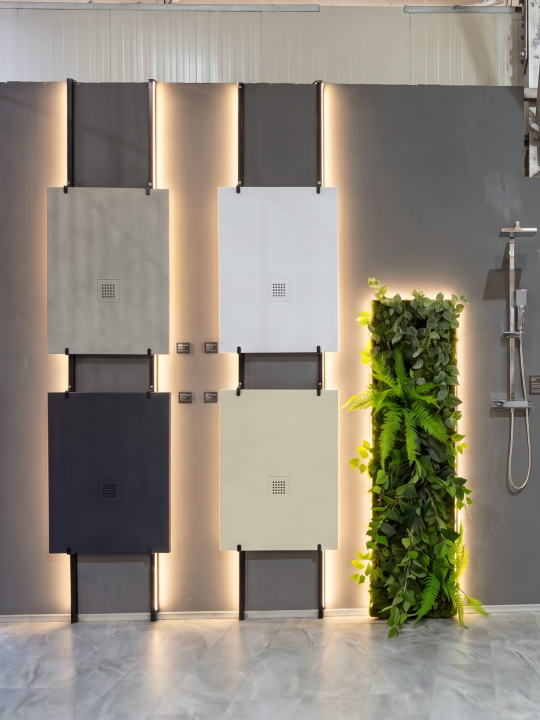
#> input picture stand-instagram/alternative_v5/panorama_parete_piatti_a.jpg, 1080 x 1440 px, given in place of 01.png, which was not available (shown at 1/2 size)
$ python build_v5.py
#> lines starting #> are read from the running program, lines starting #| are printed output that depends on the picture; after the words box and inside, x2 and y2 are one past the last pixel; in counts of white or black regions, pixels touching at a corner belong together; pictures that were not available may be replaced by others from this repository, and a replacement may not be noted
### stand-instagram/finish_ai.py
# Carousel v4: AI re-render (Higgsfield, reference-style) + light finishing
# (neutral white balance, saturation cap) and split panoramas.
import cv2, numpy as np, os, shutil
from PIL import Image
from grade import white_balance, lab
def finish(src, cmax=24):
    s=cv2.imread(src).astype(np.float32)/255
    s=white_balance(s); L=lab(s); C=np.hypot(L[...,1],L[...,2]); p90=np.percentile(C,90)
    if p90>cmax: k=cmax/p90; L[...,1]*=k; L[...,2]*=k
    return (np.clip(cv2.cvtColor(L,cv2.COLOR_LAB2BGR),0,1)*255+.5).astype(np.uint8)
def fit(img,w,h):
    H,W=img.shape[:2]; r=w/h
    if W/H>r: nw=int(H*r); img=img[:,(W-nw)//2:(W-nw)//2+nw]
    else: nh=int(W/r); img=img[(H-nh)//2:(H-nh)//2+nh]
    return cv2.resize(img,(w,h),interpolation=cv2.INTER_AREA)
# [16 lines that do not run on import are left out]

### stand-instagram/grade.py
# Grade v3: natural editorial look calibrated on reference stand photos.
# Neutral WB, local tone mapping (balanced highlights/shadows), tone curve
# matched to reference luminance percentiles, natural colour.
import cv2, numpy as np
from scipy.interpolate import PchipInterpolator
TA,TB=0.5,2.0                 # neutral target: true neutral, a hair warm
# target L percentiles (1,5,25,50,75,95,99.5) from the reference photos
TGT=np.array([2.5,6,24,44,62,85,96])
PCT=[1,5,25,50,75,95,99.5]
def s2l(x): return np.where(x<=0.04045,x/12.92,((x+0.055)/1.055)**2.4)
def l2s(x): x=np.clip(x,0,1); return np.where(x<=0.0031308,x*12.92,1.055*x**(1/2.4)-0.055)
def lab(bgr): return cv2.cvtColor(bgr.astype(np.float32),cv2.COLOR_BGR2LAB)
def neutral_mask(L):
    C=np.hypot(L[...,1],L[...,2]); return (C<14)&(L[...,0]>20)&(L[...,0]<90)
def white_balance(s):
    for _ in range(3):
        L=lab(s); m=neutral_mask(L)
        da=TA-np.median(L[...,1][m]); db=TB-np.median(L[...,2][m])
        ref=np.float32([[[0.5,0.5,0.5]]]); rl=lab(ref); rl[...,1]+=da*0.9; rl[...,2]+=db*0.9
        g=s2l(cv2.cvtColor(rl,cv2.COLOR_LAB2BGR))/s2l(ref); g=g/g.mean()
        s=l2s(s2l(s)*g.reshape(1,1,3))
    return s
# [29 lines left out: functions local_tonemap, tone_curve, grade, not called in this run]

### stand-instagram/build_v5.py
# Carousel v5: professional relighting (logo lit, floodlights removed), bokeh details,
# straightened panoramas; light finishing = neutral WB + saturation cap.
import cv2, os, shutil
from finish_ai import finish, fit
A='work/ai3/'
SEQ=[('01','hero_0589'),('pstand','panorama_stand'),('02','dettaglio_rubinetto_0607'),('03','piatti_doccia_0602'),('04b','dettaglio_felci_0603'),('05','parete_docce_0603'),('pgriglia','panorama_griglia'),('07','lavabo_0564'),('08','visitatori_0600'),('09','ritratto_0617')]
ALT=[('ppiatti','panorama_parete_piatti'),('pvisit','panorama_stand_visitatori')]
out,hd,alt='carosello_v5','carosello_v5_HD','alternative_v5'
for d in (out,hd,alt): shutil.rmtree(d,ignore_errors=True); os.makedirs(d)
Q=[cv2.IMWRITE_JPEG_QUALITY,95]; n=1
for key,name in SEQ:
    g=finish(A+key+'.png')
#> the loop in white_balance, `for _ in range(3):` made 3 passes
#> (da, db) on passes 1 to 3: (-0.203, -0.609), (0.0312, -0.109), (0.0781, -0.0625)
#> pass 1, in neutral_mask, `C = np.hypot(L[..., 1], L[..., 2])`:
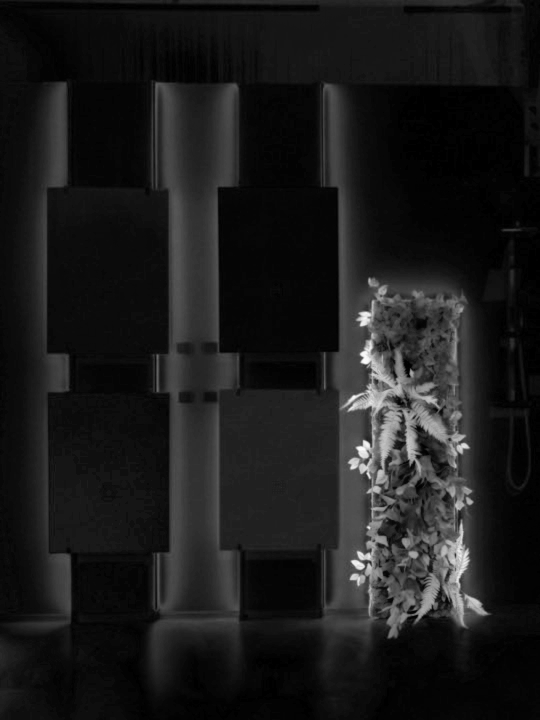
#> C: shape (1440, 1080) float32 (shown at 1/2 size); min 0, max 90.3, mean 9.7; drawn with min black and max white
#> pass 1, in white_balance, `m = neutral_mask(L)`:
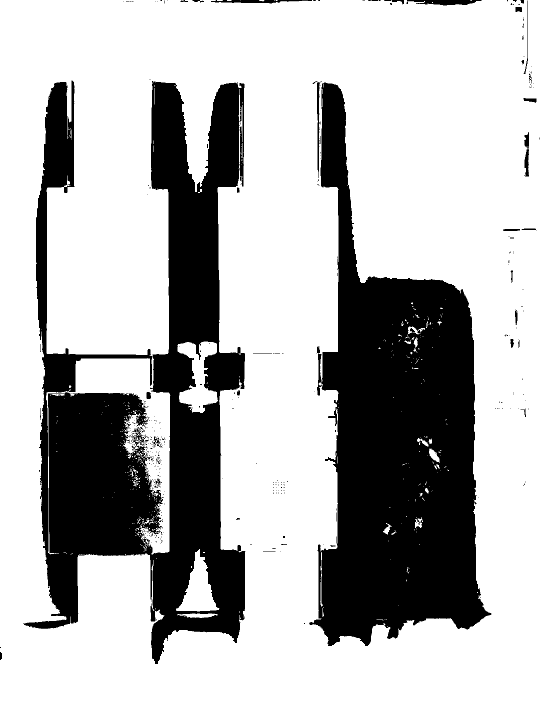
#> m: shape (1440, 1080) bool (shown at 1/2 size); 71.4% white; 387 black regions (347 under 20 px), largest, box (x1, y1, x2, y2) and area: (46, 160, 491, 1328) 224631, (618, 165, 983, 1292) 214068, (812, 0, 963, 11) 1088
#> pass 1, in l2s, `x = np.clip(x, 0, 1)`:
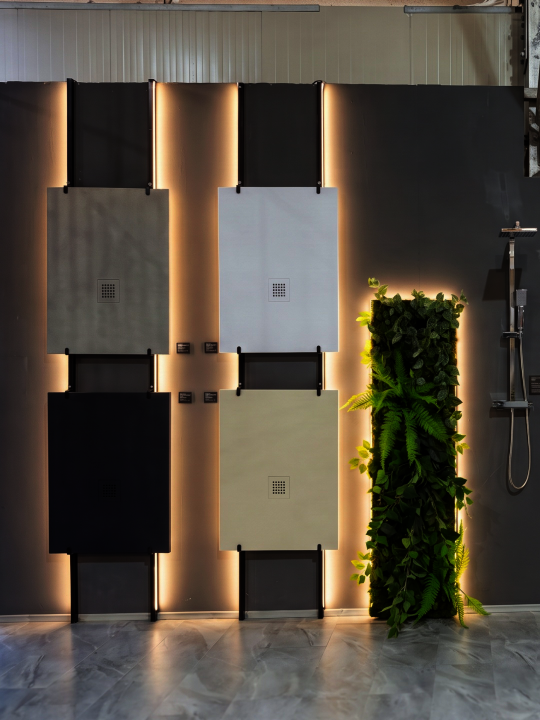
#> x: shape (1440, 1080, 3) float32 (shown at 1/2 size); mean of channels 0, 1, 2 0.248, 0.295, 0.331; drawn as B, G, R
#> after the loop in white_balance, `for _ in range(3):`: L: shape (1440, 1080, 3) float32; mean of channels 0, 1, 2 56.2, 0.6, 7.1
#> after the loop in white_balance, `for _ in range(3):`: s: shape (1440, 1080, 3) float32; mean of channels 0, 1, 2 0.487, 0.534, 0.559
#> in lab (call 7), `def lab(bgr): return cv2.cvtColor(bgr.astype(np.float32),cv2.COLOR_BGR..`: returned value: shape (1440, 1080, 3) float32; mean of channels 0, 1, 2 56.2, 0.6, 7
#> in finish, `p90 = np.percentile(C, 90)`: p90 = 23
    if key.startswith('p'):
        full=fit(g,2160,1440); cv2.imwrite(f'{hd}/{name}_intera.jpg',fit(g,2400,1600),Q)
        for part,sl in (('a',full[:,:1080]),('b',full[:,1080:])): cv2.imwrite(f'{out}/{n:02d}_{name}_{part}.jpg',sl,Q); n+=1
    else:
        cv2.imwrite(f'{out}/{n:02d}_{name}.jpg',fit(g,1080,1440),Q); cv2.imwrite(f'{hd}/{n:02d}_{name}.jpg',fit(g,1800,2400),Q); n+=1
#> pass 2 of the loop `for key,name in SEQ:`:
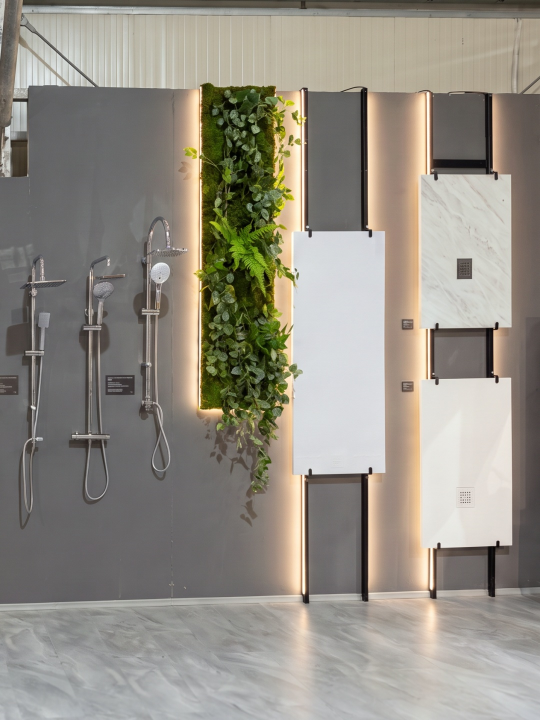
#> input picture stand-instagram/alternative_v5/panorama_parete_piatti_b.jpg, 1080 x 1440 px, given in place of pstand.png, which was not available (shown at 1/2 size)
#> the loop in white_balance (call 2), `for _ in range(3):` made 3 passes
#> (da, db) on passes 1 to 3: (0.453, -0.234), (0.0156, -0.0469), (0, -0.0156)
#> pass 1, in white_balance (call 2), `m = neutral_mask(L)`:
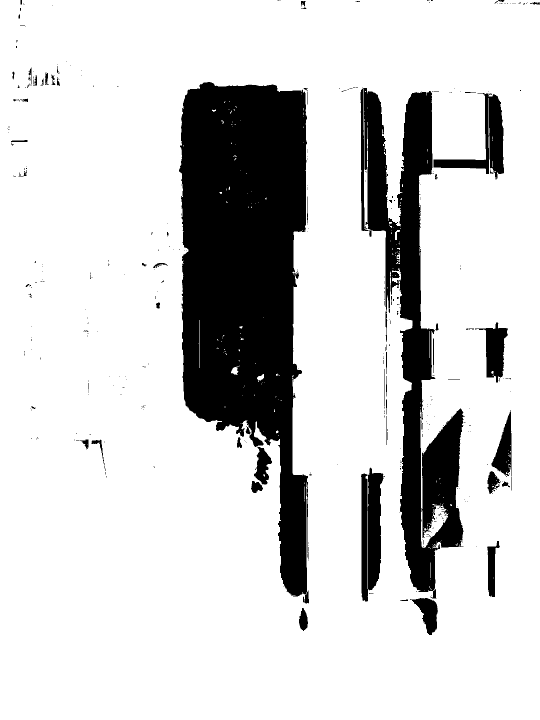
#> m: shape (1440, 1080) bool (shown at 1/2 size); 82% white; 396 black regions (338 under 20 px), largest, box (x1, y1, x2, y2) and area: (358, 164, 618, 1207) 172687, (721, 176, 930, 1197) 74970, (722, 935, 767, 1203) 8788
#> p90 = 20.07
#> the loop `for part,sl in (('a',full[:,:1080]),('b',full[:,1080:])): cv2.imwrite(..` made 2 passes
#> (part, n) on passes 1 to 2: ('a', 3), ('b', 4)
#> pass 2, `cv2.imwrite(f'{out}/{n:02d}_{name}_{part}.jpg', sl, Q)`:
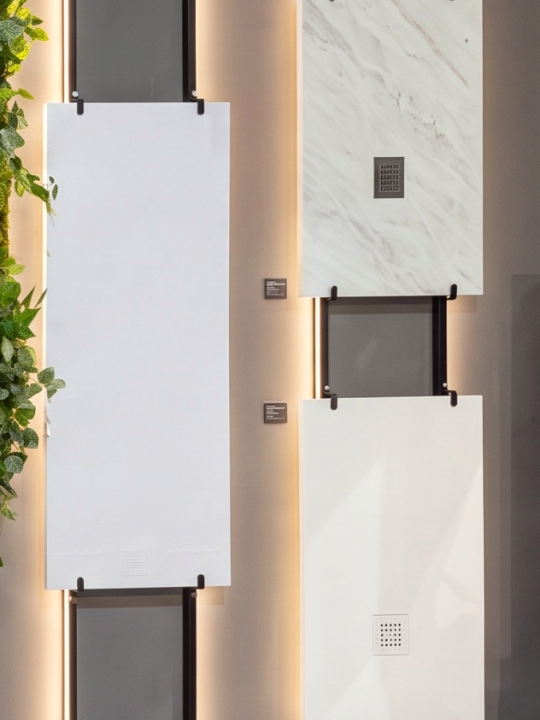
#> saved as 03_panorama_stand_b.jpg: shape (1440, 1080, 3) (shown at 1/2 size); mean B, G, R 165.1, 174.7, 183.8
#> after the loop `for part,sl in (('a',full[:,:1080]),('b',full[:,1080:])): cv2.imwrite(..`: n = 4
#> (the run stopped early here; a loop or call above may not have finished)
